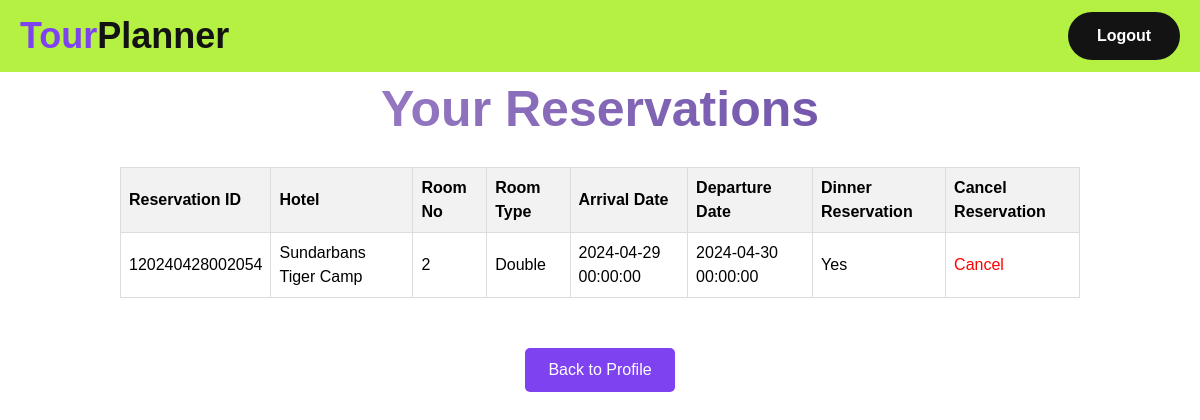
The page /user_reservations (signed in) on the database its author committed.
### app/models.py (models this page shows, shortened)
class Reservation(db.Model):
    __tablename__ = 'reservations'
    user_id = db.Column(db.Integer, db.ForeignKey('users.user_id'), primary_key=True)
    reservation_id = db.Column(db.Integer, primary_key=True)
    reservation_date = db.Column(db.DateTime)
    transport_id = db.Column(db.Integer, db.ForeignKey('transports.transport_id'))
    room_id = db.Column(db.Integer, db.ForeignKey('rooms.room_id'))
    arrival_date = db.Column(db.DateTime)
    departure_date = db.Column(db.DateTime)
    dinner_reservation = db.Column(db.Boolean)
    room = db.relationship('Rooms', backref='reservation')

class Hotels(db.Model):
    __tablename__ = 'hotels'
    hotel_id = db.Column(db.Integer, primary_key=True)
    hotel_name = db.Column(db.String(100))
    hotel_location = db.Column(db.String(100))
    manager_id = db.Column(db.Integer, db.ForeignKey('users.user_id'), nullable=False)
    manager = db.relationship('User', backref=db.backref('managed_hotels', lazy=True))
    dest_id = db.Column(db.Integer, db.ForeignKey('tour_destinations.destination_id'), nullable=False)
    destination = db.relationship('TourDestination', backref=db.backref('hotels', lazy=True))

class Rooms(db.Model):
    __tablename__ = 'rooms'
    room_id = db.Column(db.Integer, primary_key=True)
    room_no = db.Column(db.String(20))
    room_type = db.Column(db.String(50))
    cost = db.Column(db.Float)
    availability = db.Column(db.Boolean, default=True)
    hotel_id = db.Column(db.Integer, db.ForeignKey('hotels.hotel_id'), nullable=False)
    hotel = db.relationship('Hotels', backref=db.backref('rooms', lazy=True))

### app/routes.py (the view)
@app.route('/user_reservations', methods=['GET', 'POST'])
def user_reservations():
    if 'current_user' in session:
        username = session['current_user']
        user = User.query.filter_by(username = username).first()
    reservations = Reservation.query.filter_by(user_id = user.user_id).all()
    return render_template('user_reservations.html', reservations = reservations)

### app/templates/user_reservations.html (shortened to what this page needs)
{% extends "index.html" %}
{% block logout%}
<a class="bg-txt text-white w-28 h-12 rounded-full flex justify-center items-center font-semibold hover:shadow-lg hover:text-primary" href="{{url_for('logout')}}">Logout</a>
{% endblock %}
{% block content %}
<body>
    <h1 class = 'heading'> Your Reservations </h1>
    <div class="table-container">
        <table>
            <thead>
                <tr>
                    <th>Reservation ID</th>
                    <th>Hotel</th>
                    <th>Room No</th>
                    <th>Room Type</th>
                    <th>Arrival Date</th>
                    <th>Departure Date</th>
                    <th>Dinner Reservation</th>
                    <th>Cancel Reservation</th>
                </tr>
            </thead>
            <tbody>
                {% for reservation in reservations %}
                <tr>
                    <td>{{ reservation.reservation_id }}</td>
                    <td>{{ reservation.room.hotel.hotel_name }}</td>
                    <td>{{ reservation.room.room_no }}</td>
                    <td>{{ reservation.room.room_type }}</td>
                    <td>{{ reservation.arrival_date }}</td>
                    <td>{{ reservation.departure_date }}</td>
                    <td>{{ "Yes" if reservation.dinner_reservation else "No" }}</td>
                    <td>
                        <a href="{{ url_for('cancel_reservation', reservation_id=reservation.reservation_id) }}" style="color: red;"> Cancel </a>
                    </td>
                </tr>
                {% endfor %}
            </tbody>
        </table>
    </div>
    <span class='link-container'><a href="{{url_for('profile')}}"  class="back-btn">Back to Profile</a></span>
</body>
{% endblock %}

### app/templates/user_reservations.html (style rules this page uses)
body { font-family: Arial, sans-serif; }
.table-container { display: flex; justify-content: center; }
h1 { text-align: center; }
table { width: 80%; border-collapse: collapse; margin-top: 20px; }
th, td { border: 1px solid #ddd; padding: 8px; text-align: left; }
th { background-color: #f2f2f2; }
.link-container { display: flex; justify-content: center; }
.back-btn { display: block; width: 150px; padding: 10px; background-color: #7E42F1; color: #fff; border: none; border-radius: 5px; font-size: 16px; margin-top: 50px; text-align: center; }
.heading { font-size: 50px; font-weight: 600; background-image: linear-gradient(to left, #553c9a, #b393d3); color: transparent; background-clip: text; -webkit-background-clip: text; }

### rows shown on the page
Reservation: reservation_id "120240428002054", room.hotel.hotel_name "Sundarbans Tiger Camp", room.room_no "2", room.room_type "Double", arrival_date "2024-04-29 00:00:00", departure_date "2024-04-30 00:00:00", dinner_reservation "Yes"
